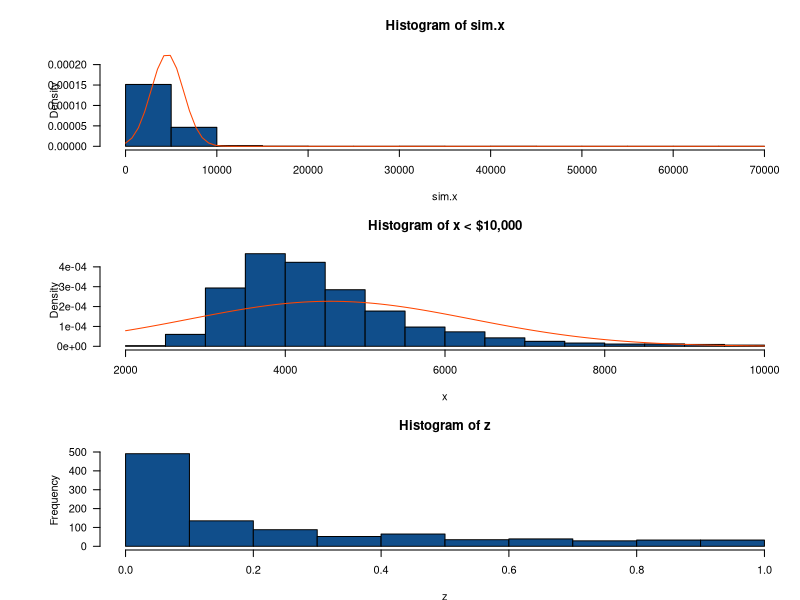

Here is the R script that generated this plot:
## -------------------------------------------------------------------------------- ##
## Loading Libraries
    library(here)
## -------------------------------------------------------------------------------- ##
## Concrete example of t–test on highly skewed data 
### ### Medical cost data for two groups with two age bands with > 3000 obs each
### ### Sub-groups of people with very different cost distributions (woman v. men, chronic v. acute v. no conditions)
### ### More than half the values are zero - indicating more than 5% of people had no medical care that year
##
## Simulated data
## 5/8 of data are zeros in any case
## the remaining data have log-normal distribution
## the parameters of that distribution are arranged to reproduce the observed means 
## and third quantile provided in the stack exchange example
##
## Min.  1st Qu.   Median     Mean  3rd Qu.     Max. 
## 0.0      0.0      0.0   4536.0    302.6 395300.0 
## Min.  1st Qu.   Median     Mean  3rd Qu.     Max. 
## 0.0      0.0      0.0   4964.0    423.8 721700.0 
##
## Generate positive random values with a median of 0, given Q3,
## and given mean. Make a proportion 1-e of them true zeros.
    
rskew <- function(n, x.mean, x.q3, e=3/8) {
  beta <- qnorm(1 - (1/4)/e)
  gamma <- 2*(log(x.q3) - log(x.mean/e))
  sigma <- sqrt(beta^2 - gamma) + beta
  mu <- log(x.mean/e) - sigma^2/2
  m <- floor(n * e)
  c(exp(rnorm(m, mu, sigma)), rep(0, n-m))
}


## See how closely the summary statistics are reproduced.
## (The quantiles will be close; the maxima not too far off;
## the means may differ a lot, though.)

set.seed(9)
x <- rskew(3300, 4536, 302.6)
y <- rskew(3400, 4964, 423.8)
summary(x)
summary(y)

## Estimate the sampling distribution of the mean.
par(las=1,mfrow=c(3,1),mai=c(.5,1,.5,.1))
set.seed(28)
sim.x <- replicate(10^4, mean(rskew(3367, 4536, 302.6)))
hist(sim.x, freq=FALSE,col = "dodgerblue4", ylim=c(0, dnorm(0, sd=sd(sim.x))))
curve(dnorm(x, mean(sim.x), sd(sim.x)), add=TRUE, col="orangered")

## The histogram of these means estimates the sampling distribution of the mean. 
## The t-test is valid when this distribution is approximately Normal; 
## the extent to which it deviates from Normality 
## indicates the extent to which the Student t distribution will err.

hist(sim.x[sim.x < 10000], xlab="x", freq=FALSE, col = "dodgerblue4",
     main = "Histogram of x < $10,000") # focusing on the observations that aren't outliers
curve(dnorm(x, mean(sim.x), sd(sim.x)), add=TRUE, col="orangered")

## Can a t-test detect a difference with more data?
set.seed(9)
n.factor <- 50
z <- replicate(10^3, { # storing t-test results inside variable and creating histogram of p_values.
  x <- rskew(3300*n.factor, 4536, 302.6)
  y <- rskew(3400*n.factor, 4964, 423.8)
  t.test(x,y)$p.value
})
hist(z, col = "dodgerblue4")
pow <- mean(z < .05) # The estimated power at a 5% significance level
cat("The estimated power of our test to detect a .05 significant difference is", pow, "\n")

